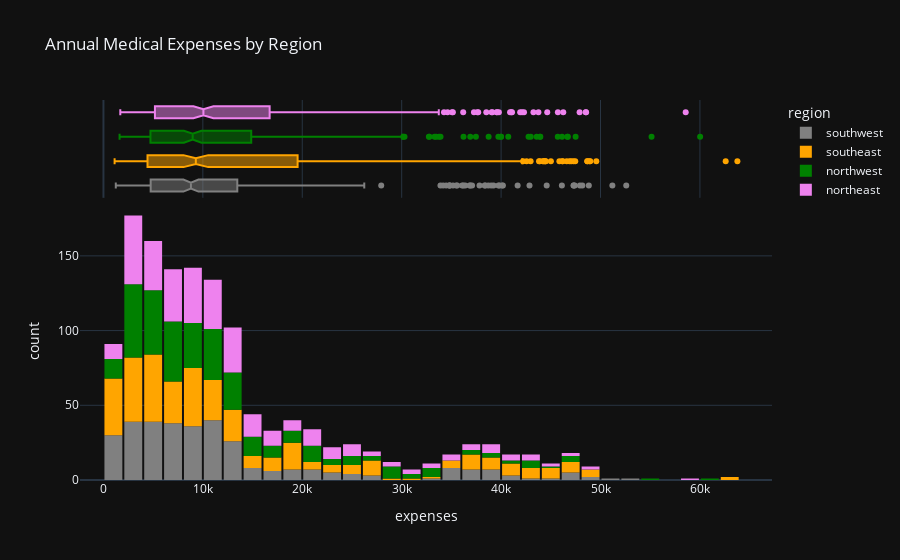

Notebook code for this chart:
### Markdown cell above
### DIstribution of expenses with Region

Let's visualize the distribution of "expenses" with categorical column "region" to distinguish expenses for southwest, southeast, northwest and northeast.

### Code cell
fig = px.histogram(df,
                    x="expenses",
                    marginal="box",
                    color="region",
                    color_discrete_sequence=["grey", "orange", "green","violet"],
                    title="Annual Medical Expenses by Region")

fig.update_layout(bargap=0.1,template='plotly_dark')
fig.show()

### Figure 1 — Plotly figure (JSON) as saved in the notebook; plotly's stock layout.template omitted (floating-point values rounded to 4 significant figures; data arrays with more than 128 entries replaced by an {"elided": "..."} marker saying what was removed)
{"data": [{"alignmentgroup": "True", "bingroup": "x", "hovertemplate": "region=southwest<br>expenses=%{x}<br>count=%{y}<extra></extra>", "legendgroup": "southwest", "marker": {"color": "grey", "pattern": {"shape": ""}}, "name": "southwest", "offsetgroup": "southwest", "orientation": "v", "showlegend": true, "type": "histogram", "x": {"elided": "325 float values"}, "xaxis": "x", "yaxis": "y"}, {"alignmentgroup": "True", "hovertemplate": "region=southwest<br>expenses=%{x}<extra></extra>", "legendgroup": "southwest", "marker": {"color": "grey"}, "name": "southwest", "notched": true, "offsetgroup": "southwest", "showlegend": false, "type": "box", "x": {"elided": "325 float values"}, "xaxis": "x2", "yaxis": "y2"}, {"alignmentgroup": "True", "bingroup": "x", "hovertemplate": "region=southeast<br>expenses=%{x}<br>count=%{y}<extra></extra>", "legendgroup": "southeast", "marker": {"color": "orange", "pattern": {"shape": ""}}, "name": "southeast", "offsetgroup": "southeast", "orientation": "v", "showlegend": true, "type": "histogram", "x": {"elided": "364 float values"}, "xaxis": "x", "yaxis": "y"}, {"alignmentgroup": "True", "hovertemplate": "region=southeast<br>expenses=%{x}<extra></extra>", "legendgroup": "southeast", "marker": {"color": "orange"}, "name": "southeast", "notched": true, "offsetgroup": "southeast", "showlegend": false, "type": "box", "x": {"elided": "364 float values"}, "xaxis": "x2", "yaxis": "y2"}, {"alignmentgroup": "True", "bingroup": "x", "hovertemplate": "region=northwest<br>expenses=%{x}<br>count=%{y}<extra></extra>", "legendgroup": "northwest", "marker": {"color": "green", "pattern": {"shape": ""}}, "name": "northwest", "offsetgroup": "northwest", "orientation": "v", "showlegend": true, "type": "histogram", "x": {"elided": "324 float values"}, "xaxis": "x", "yaxis": "y"}, {"alignmentgroup": "True", "hovertemplate": "region=northwest<br>expenses=%{x}<extra></extra>", "legendgroup": "northwest", "marker": {"color": "green"}, "name": "northwest", "notched": true, "offsetgroup": "northwest", "showlegend": false, "type": "box", "x": {"elided": "324 float values"}, "xaxis": "x2", "yaxis": "y2"}, {"alignmentgroup": "True", "bingroup": "x", "hovertemplate": "region=northeast<br>expenses=%{x}<br>count=%{y}<extra></extra>", "legendgroup": "northeast", "marker": {"color": "violet", "pattern": {"shape": ""}}, "name": "northeast", "offsetgroup": "northeast", "orientation": "v", "showlegend": true, "type": "histogram", "x": {"elided": "324 float values"}, "xaxis": "x", "yaxis": "y"}, {"alignmentgroup": "True", "hovertemplate": "region=northeast<br>expenses=%{x}<extra></extra>", "legendgroup": "northeast", "marker": {"color": "violet"}, "name": "northeast", "notched": true, "offsetgroup": "northeast", "showlegend": false, "type": "box", "x": {"elided": "324 float values"}, "xaxis": "x2", "yaxis": "y2"}], "layout": {"bargap": 0.1, "barmode": "relative", "legend": {"title": {"text": "region"}, "tracegroupgap": 0}, "title": {"text": "Annual Medical Expenses by Region"}, "xaxis": {"anchor": "y", "domain": [0, 1], "title": {"text": "expenses"}}, "xaxis2": {"anchor": "y2", "domain": [0, 1], "matches": "x", "showgrid": true, "showticklabels": false}, "yaxis": {"anchor": "x", "domain": [0, 0.7326], "title": {"text": "count"}}, "yaxis2": {"anchor": "x2", "domain": [0.7426, 1], "matches": "y2", "showgrid": false, "showline": false, "showticklabels": false, "ticks": ""}}}
